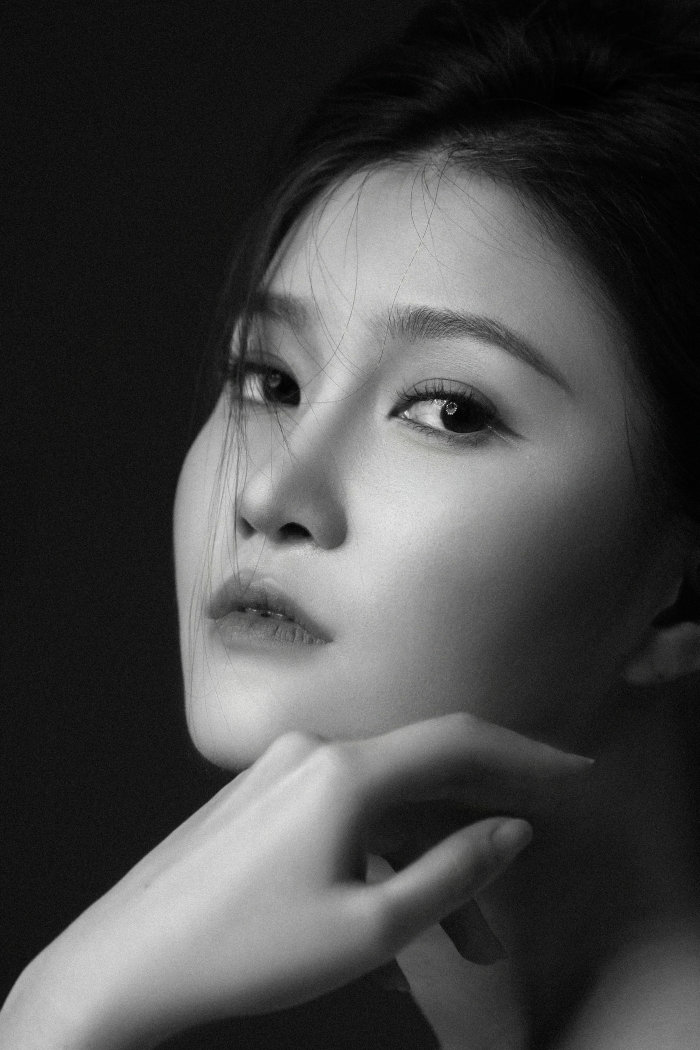
#> input picture src/assets/profile-portrait.jpg, 1400 x 2100 px, found by its file name (shown at 1/2 size)
$ python build_a4_resume.py
#> lines starting #> are read from the running program, lines starting #| are printed output that depends on the picture
from pathlib import Path

from docx import Document
from docx.enum.section import WD_ORIENT
from docx.enum.table import WD_CELL_VERTICAL_ALIGNMENT
from docx.enum.text import WD_ALIGN_PARAGRAPH
from docx.oxml import OxmlElement
from docx.oxml.ns import qn
from docx.shared import Cm, Inches, Pt, RGBColor
from PIL import Image, ImageOps, ImageDraw


ROOT = Path("/Users/mengzhu/Documents/个人网站")
OUT = ROOT / "output" / "resume" / "孟竹_AI美术导演_A4竖版简历.docx"
PORTRAIT = ROOT / "src" / "assets" / "profile-portrait.jpg"
TMP_PHOTO = ROOT / "tmp" / "resume_portrait_bw.png"

FONT_CN = "Microsoft YaHei"
FONT_EN = "Arial"
INK = "111111"
MUTED = "666666"
LIGHT = "E7E7E7"
ACCENT = "F2B600"


# [119 lines left out: functions set_cell_shading, set_cell_border, set_cell_margins, set_table_width, strip_table_borders, style_run and 6 more, not called in this run]


def make_photo():
    if not PORTRAIT.exists():
        return None
    img = Image.open(PORTRAIT).convert("RGB")
#> img is the input picture: PIL image 1400x2100 RGB; mean R, G, B 68.9, 68.9, 68.8
    w, h = img.size
    target_ratio = 0.78
    crop_h = h
    crop_w = int(crop_h * target_ratio)
    if crop_w > w:
        crop_w = w
        crop_h = int(crop_w / target_ratio)
    left = max(0, int((w - crop_w) * 0.5))
    top = max(0, int(h * 0.05))
    img = img.crop((left, top, left + crop_w, top + crop_h))
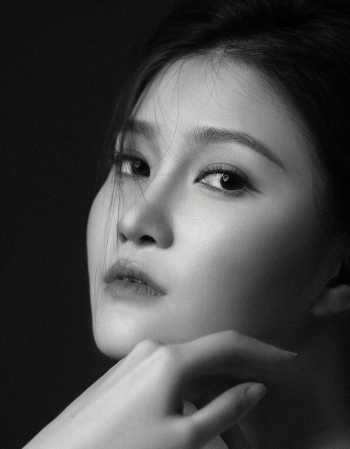
#> img: PIL image 1400x1794 RGB (shown at 1/4 size); mean R, G, B 70.7, 70.7, 70.6
    img = ImageOps.grayscale(img)
#> img: PIL image 1400x1794 L
    img = ImageOps.autocontrast(img)
    img = ImageOps.colorize(img, black="#080808", white="#f1f1f1")
#> img: PIL image 1400x1794 RGB
    img = img.resize((720, 920))
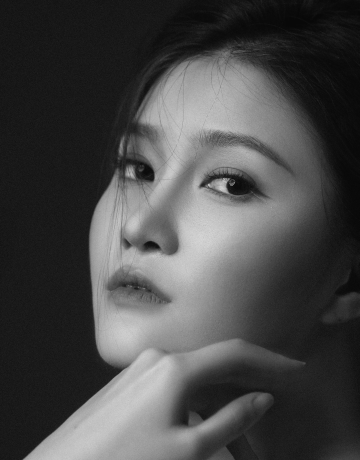
#> img: PIL image 720x920 RGB (shown at 1/2 size); min 8, max 224, mean 72.1
    canvas = Image.new("RGB", (720, 920), "#eeeeee")
#> canvas: PIL image 720x920 RGB; every value is 238
    canvas.paste(img, (0, 0))
    draw = ImageDraw.Draw(canvas)
    draw.polygon([(0, 850), (74, 920), (0, 920)], fill=f"#{ACCENT}")
    TMP_PHOTO.parent.mkdir(exist_ok=True)
    canvas.save(TMP_PHOTO)
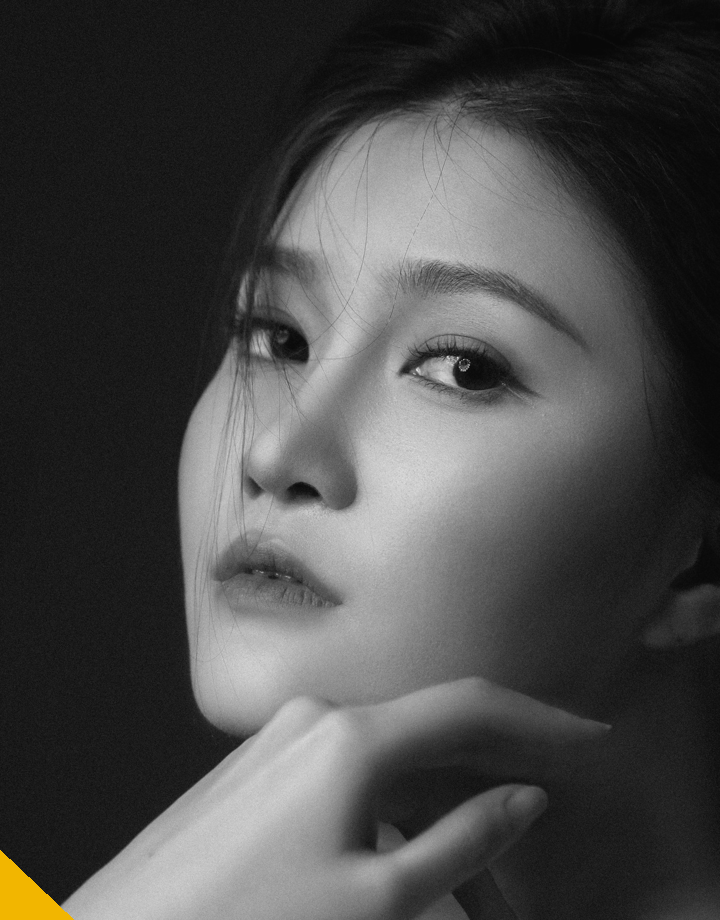
#> saved as resume_portrait_bw.png: PIL image 720x920 RGB; mean R, G, B 72.9, 72.7, 72
    return TMP_PHOTO


# [7 lines left out: function add_metric_bar, not called in this run]


def build():
    photo = make_photo()
    doc = Document()
    section = doc.sections[0]
    section.orientation = WD_ORIENT.PORTRAIT
    section.page_width = Cm(21)
    section.page_height = Cm(29.7)
    section.top_margin = Cm(1.0)
    section.bottom_margin = Cm(0.9)
    section.left_margin = Cm(1.05)
    section.right_margin = Cm(1.05)
    section.header_distance = Cm(0.4)
    section.footer_distance = Cm(0.4)

    styles = doc.styles
    normal = styles["Normal"]
    normal.font.name = FONT_CN
    normal._element.rPr.rFonts.set(qn("w:eastAsia"), FONT_CN)
    normal.font.size = Pt(8)
    normal.paragraph_format.space_after = Pt(0)

    page = doc.add_table(rows=1, cols=2)
    page.autofit = False
    strip_table_borders(page)
    set_table_width(page, [Inches(2.25), Inches(4.93)])
    left, right = page.rows[0].cells
    left.vertical_alignment = WD_CELL_VERTICAL_ALIGNMENT.TOP
    right.vertical_alignment = WD_CELL_VERTICAL_ALIGNMENT.TOP
    set_cell_margins(left, top=0, start=0, bottom=0, end=120)
    set_cell_margins(right, top=0, start=120, bottom=0, end=0)

    if photo:
        p = left.paragraphs[0]
        set_para(p, after=12)
        r = p.add_run()
        r.add_picture(str(photo), width=Inches(1.92), height=Inches(2.45))

    add_heading(left, "Skills")
    add_kicker(left, "AIGC / TECH")
    for item in [
        "Midjourney / Stable Diffusion",
        "Runway / Sora / Veo3",
        "关键帧 / 风格迭代",
        "角色一致性 / 场景连贯性",
    ]:
        bullet(left, item)
    add_kicker(left, "DESIGN")
    for item in [
        "角色与场景概念设定",
        "色彩体系 / 光影氛围",
        "Photoshop / Illustrator / InDesign",
        "Blender / SketchUp / AutoCAD",
    ]:
        bullet(left, item)

    add_heading(left, "Education")
    body_line(left, "上海戏剧学院", 7.7, True, INK)
    body_line(left, "艺术与科技 硕士 | 2023 - 2026", 7.2)
    body_line(left, "南京大学金陵学院", 7.7, True, INK, after=0.8)
    body_line(left, "环境设计 本科 | GPA 4.17", 7.2)
    body_line(left, "台湾元智大学交换 / 日本语进修", 7.0)

    add_heading(left, "Honors")
    for item in [
        "2026 香港国际 AI 电影节优秀作品入选《重生》",
        "2024 大学生 AI 艺术季 AI 影像创作单元入围",
        "平面设计师证 / 美术教师资格证",
        "英语 CET-6 工作语言 / 日语 N2",
    ]:
        bullet(left, item, 7.0)

    add_heading(left, "Contact")
    for item in ["P: 15605162339", "E: 740050785@qq.com", "A: 上海", "D: AI 美术 / AIGC 视觉指导"]:
        body_line(left, item, 7.3, False, MUTED)

    header = right.add_table(rows=1, cols=2)
    header.autofit = False
    strip_table_borders(header)
    set_table_width(header, [Inches(3.05), Inches(1.7)])
    name_cell, contact_cell = header.rows[0].cells
    set_cell_margins(name_cell, top=0, start=0, bottom=0, end=50)
    set_cell_margins(contact_cell, top=16, start=40, bottom=0, end=0)

    p = name_cell.paragraphs[0]
    set_para(p, after=1)
    add_text(p, "/", 27, True, ACCENT, FONT_EN)
    add_text(p, " Meng", 20, True, INK, FONT_EN)
    p = name_cell.add_paragraph()
    set_para(p, after=2)
    add_text(p, "ZHU", 30, True, INK, FONT_EN)
    p = name_cell.add_paragraph()
    set_para(p, after=8)
    add_text(p, "│  AI ART DIRECTOR / AIGC VISUAL LEAD", 9.5, False, INK, FONT_EN)

    for label, value in [
        ("P", "15605162339"),
        ("E", "740050785@qq.com"),
        ("L", "Shanghai"),
        ("S", "Visual / Brand / Spatial Design"),
    ]:
        p = contact_cell.add_paragraph()
        set_para(p, after=1.4)
        add_text(p, f"{label}: ", 6.8, True, INK, FONT_EN)
        add_text(p, value, 6.8, False, MUTED, FONT_EN)

    p = right.add_paragraph()
    set_para(p, before=4, after=11, line=1.18)
    add_text(
        p,
        "艺术设计硕士，AIGC 视觉与美术方向深度实践者。擅长以导演思维统领 AI 影像叙事，从概念设定、关键帧、角色与场景构建到成片审校，稳定控制风格一致性、情绪氛围与商业落地品质。",
        8.0,
        False,
        MUTED,
    )

    add_heading(right, "Work Experience")
    exp = [
        (
            "漫剧项目",
            "AI 美术主导 / 视频质量把控 | 2025.08 - 2026.03",
            [
                "负责整体视觉风格、美术方向、角色设计、场景构建与画面氛围统一。",
                "主导 AI 画面生成与成片视觉审核，保障角色一致性、场景连贯性与剪辑节奏。",
                "作品于红果上线，斩获千万级热度，验证 AI 内容商业化转化能力。",
            ],
        ),
        (
            "APB 艺术节 & 无锡蠡湖生态设计节",
            "视觉设计师 | 2024.03 - 2024.12",
            [
                "输出 AIGC 展演视觉方案，落地主视觉海报、KV 展板、场刊与展陈物料。",
                "从 0 到 1 参与生态设计节摄影展策划、建模与现场布置，观展 10 万+，媒介报道 10+。",
            ],
        ),
        (
            "上海铁海文化艺术交流策划有限公司",
            "设计师（实习） | 2023.09 - 2023.11",
            [
                "承接西岸艺术与博览会展位空间设计，以用户体验思维完成功能分区和模块化布局。",
                "完成展签、画册、施工深化与现场布展协作，推动展览按期落地。",
            ],
        ),
    ]

    for title, subtitle, points in exp:
        row = right.add_table(rows=1, cols=2)
        row.autofit = False
        strip_table_borders(row)
        set_table_width(row, [Inches(0.18), Inches(4.55)])
        line_cell, text_cell = row.rows[0].cells
        set_cell_margins(line_cell, top=0, start=0, bottom=0, end=0)
        set_cell_margins(text_cell, top=0, start=50, bottom=5, end=0)
        set_cell_border(line_cell, right={"val": "single", "sz": "8", "color": "555555"})
        p = text_cell.paragraphs[0]
        set_para(p, after=1.2)
        add_text(p, title, 9.5, True, INK)
        p = text_cell.add_paragraph()
        set_para(p, after=2.2)
        add_text(p, subtitle, 7.4, False, INK, italic=True)
        for point in points:
            bullet(text_cell, point, 7.1, after=1.1)

    add_heading(right, "Core AIGC Projects")
    projects = [
        ("AI 影片《重生》", "导演 / AI 美术 / 视觉 | 2026", "入围首届香港国际 AI 电影节官方评选；完成非线性叙事结构、整体视觉风格、角色与场景构建，并把控全片风格一致性。"),
        ("生成式 AI 艺术展《创世纪 · 和合共生》", "AI 视觉主创（影像 + 装置） | 2024 - 2025", "负责整体视觉语言、关键帧生成与互动装置设计；项目于上海展出并赴保加利亚巡展。"),
        ("沉浸式 AI&MR 戏曲《黛玉葬花》", "AIGC 视觉创意 | 2024", "完成园林微观场景与 MR 的视觉融合，支撑戏曲叙事的情绪与氛围呈现。"),
        ("未来戏剧展厅", "AI 生成视觉内容 / UI 设计", "负责 AI 生成音乐区域 UI 与视觉内容，落地图形智能编译、自然语言驱动动态视觉生成亮点。"),
    ]
    for title, subtitle, desc in projects:
        p = right.add_paragraph()
        set_para(p, after=0.8)
        add_text(p, title, 8.2, True, INK)
        add_text(p, f"  {subtitle}", 7.0, False, MUTED)
        p = right.add_paragraph()
        set_para(p, after=3.2, line=1.08)
        add_text(p, desc, 7.0, False, MUTED)

    footer = doc.add_table(rows=1, cols=4)
    footer.autofit = False
    strip_table_borders(footer)
    set_table_width(footer, [Inches(1.75), Inches(1.75), Inches(1.75), Inches(1.75)])
    labels = [
        ("AIGC VISUAL", [("Style Control", 5), ("Keyframes", 5), ("Video Tools", 4)]),
        ("ART DIRECTION", [("Character", 5), ("Scene", 4), ("Color / Light", 5)]),
        ("SPATIAL DESIGN", [("Exhibition", 5), ("CAD / SketchUp", 4), ("Execution", 4)]),
        ("BRAND TOOLS", [("PS / AI / ID", 5), ("Blender", 4), ("Bilingual", 4)]),
    ]
    for idx, (heading, bars) in enumerate(labels):
        cell = footer.rows[0].cells[idx]
        set_cell_margins(cell, top=80, start=70, bottom=0, end=70)
        set_cell_border(cell, top={"val": "single", "sz": "6", "color": LIGHT})
        p = cell.paragraphs[0]
        set_para(p, after=5)
        add_text(p, heading, 9.0, True, INK, FONT_EN)
        for label, dots in bars:
            add_metric_bar(cell, label, dots)

    OUT.parent.mkdir(parents=True, exist_ok=True)
    doc.save(OUT)
    print(OUT)


if __name__ == "__main__":
    build()
#> (the call stopped at in build, `doc = Document()`: docx is not available in this run)

$ run again, with src/assets/daiyu-exhibition-01.jpg copied over src/assets/profile-portrait.jpg
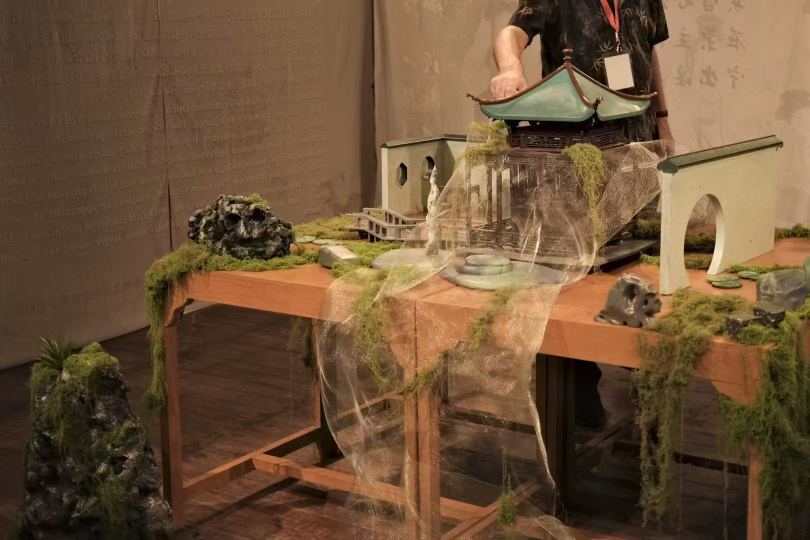
#> input picture src/assets/daiyu-exhibition-01.jpg, 1620 x 1080 px, found by its file name (shown at 1/2 size)
#> in make_photo, img is the input picture: PIL image 1620x1080 RGB; mean R, G, B 110.1, 83.1, 56.4
#> in make_photo, `img = img.crop((left, top, left + crop_w, top + crop_h))`:
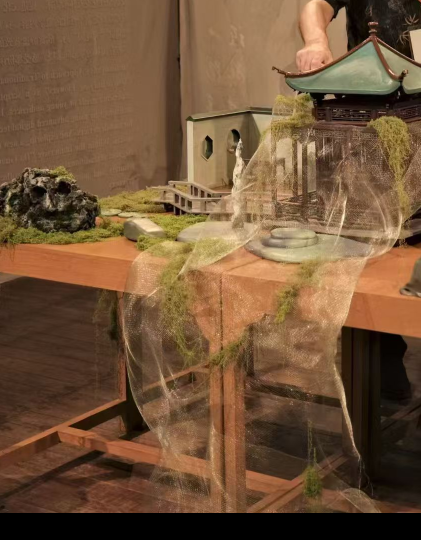
#> img: PIL image 842x1080 RGB (shown at 1/2 size); mean R, G, B 115, 84.5, 56.8
#> canvas: PIL image 720x920 RGB; every value is 238
#> in make_photo, `canvas.save(TMP_PHOTO)`:
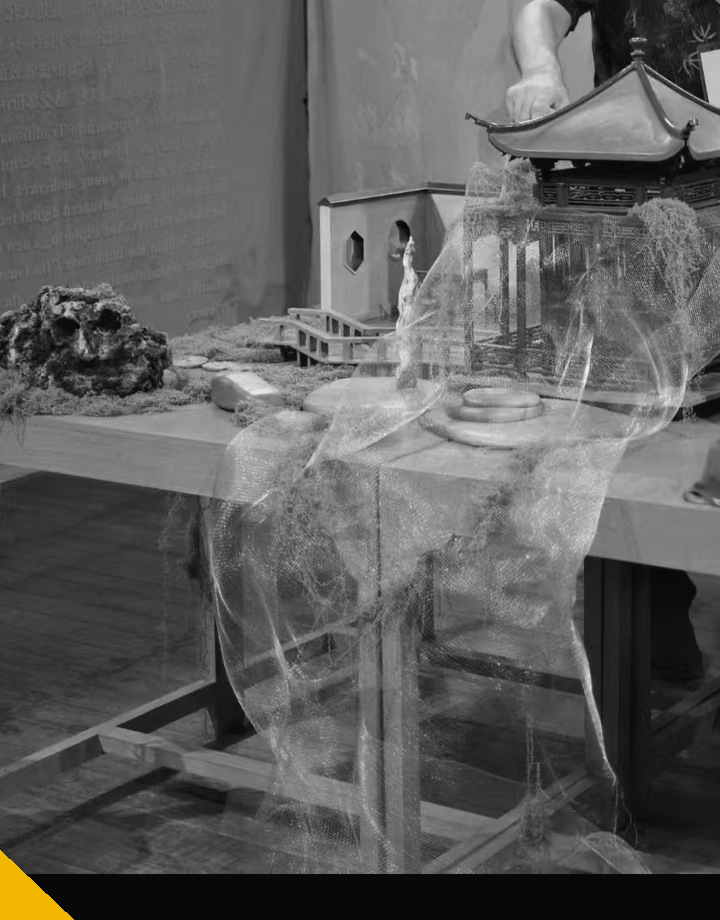
#> saved as resume_portrait_bw.png: PIL image 720x920 RGB; mean R, G, B 94.4, 94.1, 93.4
